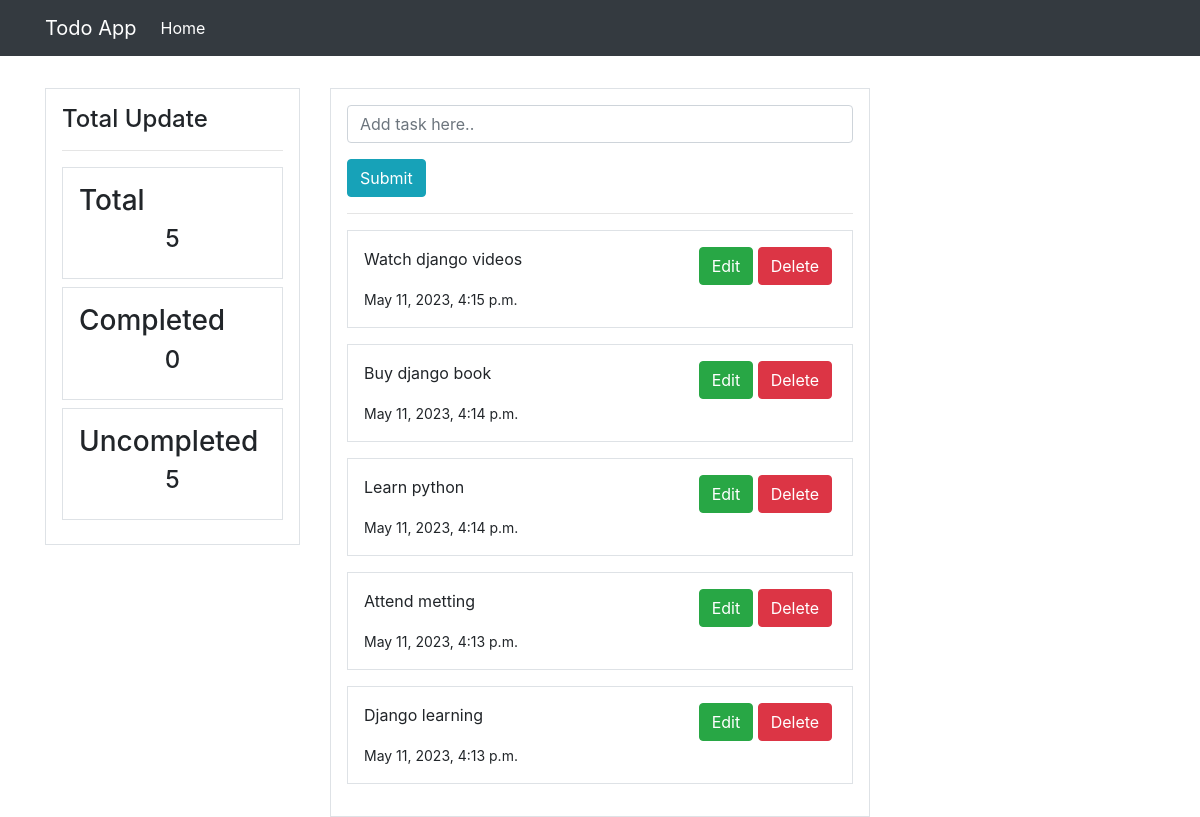
/, run on an earlier commit of the app's database.
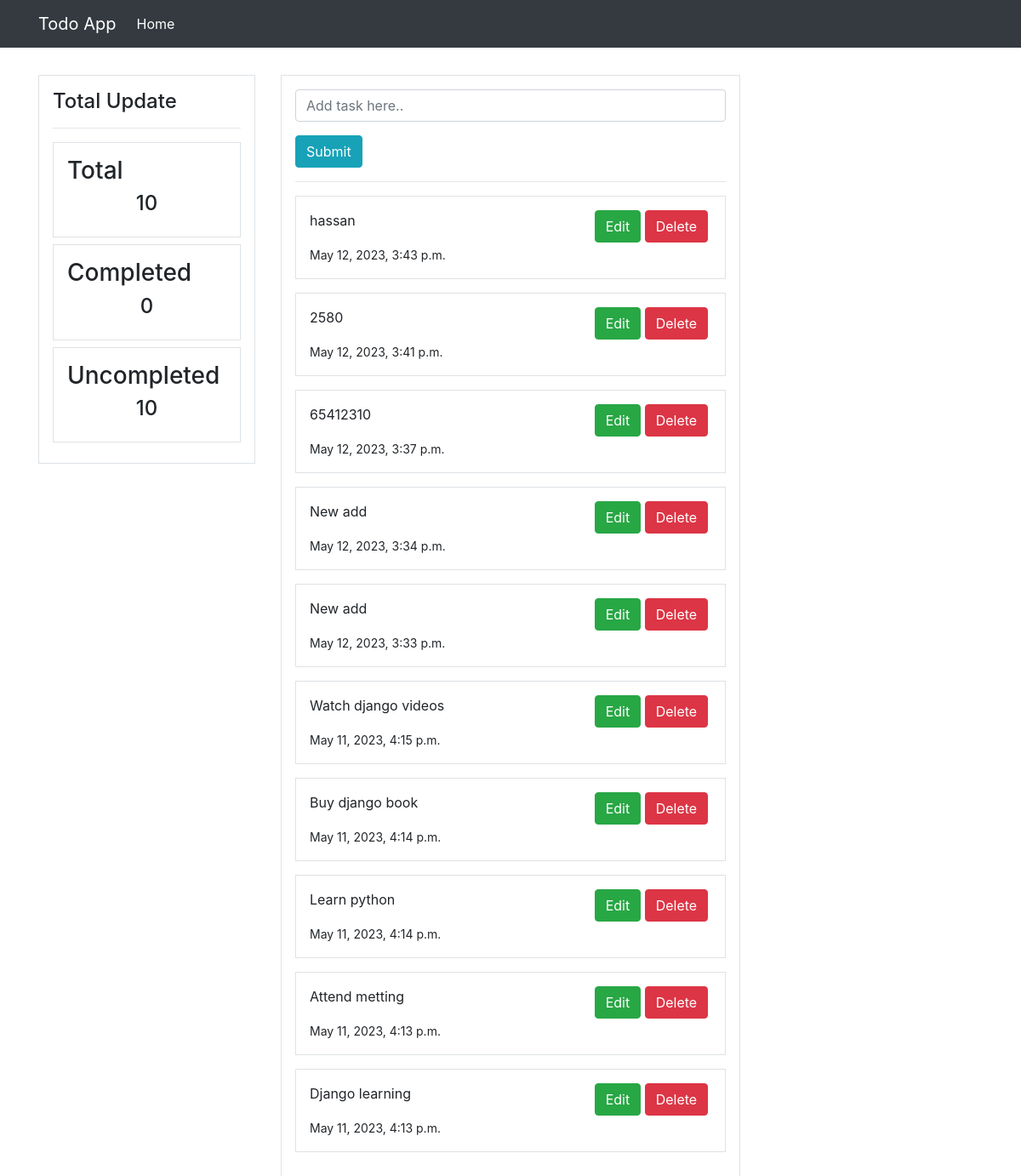
And on a later commit of the database.
### mytodoapp/models.py (models this page shows, shortened)
class Task(models.Model):
    content = models.CharField(max_length=100)
    date = models.DateTimeField(auto_now_add = True)
    complete = models.BooleanField(default=False)
    class Meta:
        ordering = ['-date']

### mytodoapp/views.py (the view)
# urls.py: path('', views.index, name = "index"),
def index(request):
    todos = Task.objects.all()
    count_todos = todos.count()
    completed_todo = Task.objects.filter(complete=True)
    count_completed_todo = completed_todo.count()
    count_uncompleted_todo = count_todos - count_completed_todo
    if request.method == "POST":
        forms = TaskForm(request.POST)
        if forms.is_valid():
            forms.save()
            return redirect('/')
    else:
        forms = TaskForm()
    context = {
        'todo': todos,
        'form' : forms,
        'count': count_todos,
        'completed_todo': count_completed_todo,
        'uncompleted_todo': count_uncompleted_todo,
    }
    return render(request, 'index.html',context)

### mytodoapp/forms.py
class TaskForm(forms.ModelForm):
    content = forms.CharField(label='', widget=forms.TextInput(
        attrs ={
            'placeholder':'Add task here..'
        }
    ))
    class Meta:
        model = Task
        fields = ['content']

### templates/index.html (shortened to what this page needs)
{% extends 'base.html' %}
{% load crispy_forms_tags %}
{% block content %}
        <div class="border p-3">
            <form method="POST">
                {{ form|crispy }}
                <input class="btn btn-info" type="submit" value="Submit">
            </form>
            <hr>
            {% for todoapp in todo %}
            <div class="border p-3 mb-3">
                <div class="row">
                    <div class="col-md-8">
                        {% if todoapp.complete == True %}
                        <p>{{ todoapp.content }}</p>
                        {% else %}
                        <p>{{ todoapp.content }}</p>
                        {% endif %}
                    </div>
                    <div class="col-md-4">
                        <a href="{% url 'update' todoapp.id %}" class="btn btn-success sm">Edit</a>
                        <a href="{% url 'delete' todoapp.id %}" class="btn btn-danger sm">Delete</a>
                    </div>
                </div>
                <small>{{ todoapp.date }}</small>
            </div>
            {% endfor %}
        </div>
{% endblock %}

What changed in the data, as far as the page shows it:
added Task: content "hassan", date "May 12, 2023, 3:43 p.m."
added Task: content "2580", date "May 12, 2023, 3:41 p.m."
added Task: content "65412310", date "May 12, 2023, 3:37 p.m."
added Task: content "New add", date "May 12, 2023, 3:34 p.m."
added Task: content "New add", date "May 12, 2023, 3:33 p.m."
Also different on the page:
{{ count }}: "5" → "10"
{{ uncompleted_todo }}: "5" → "10"
